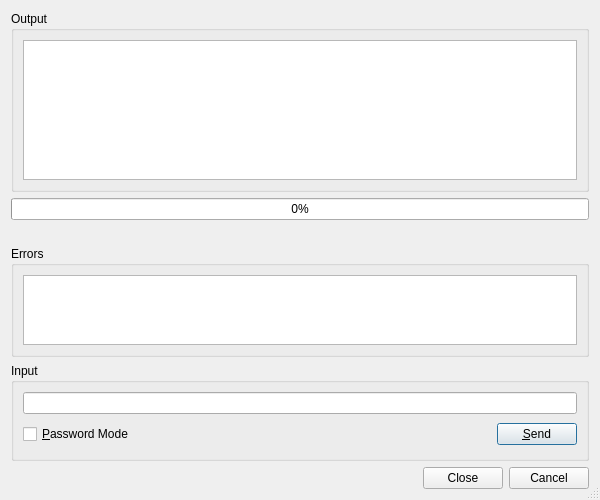
<?xml version="1.0" encoding="UTF-8"?>
<ui version="4.0">
 <class>EricProcessDialog</class>
 <widget class="QDialog" name="EricProcessDialog">
  <property name="geometry">
   <rect>
    <x>0</x>
    <y>0</y>
    <width>600</width>
    <height>500</height>
   </rect>
  </property>
  <property name="sizeGripEnabled">
   <bool>true</bool>
  </property>
  <layout class="QVBoxLayout" name="verticalLayout">
   <item>
    <widget class="QGroupBox" name="outputGroup">
     <property name="sizePolicy">
      <sizepolicy hsizetype="Preferred" vsizetype="Expanding">
       <horstretch>0</horstretch>
       <verstretch>2</verstretch>
      </sizepolicy>
     </property>
     <property name="title">
      <string>Output</string>
     </property>
     <layout class="QVBoxLayout">
      <item>
       <widget class="QTextEdit" name="resultbox">
        <property name="readOnly">
         <bool>true</bool>
        </property>
        <property name="acceptRichText">
         <bool>false</bool>
        </property>
       </widget>
      </item>
     </layout>
    </widget>
   </item>
   <item>
    <widget class="QProgressBar" name="progressBar">
     <property name="value">
      <number>0</number>
     </property>
    </widget>
   </item>
   <item>
    <widget class="QLabel" name="statusLabel"/>
   </item>
   <item>
    <widget class="QGroupBox" name="errorGroup">
     <property name="sizePolicy">
      <sizepolicy hsizetype="Preferred" vsizetype="Expanding">
       <horstretch>0</horstretch>
       <verstretch>1</verstretch>
      </sizepolicy>
     </property>
     <property name="title">
      <string>Errors</string>
     </property>
     <layout class="QVBoxLayout">
      <item>
       <widget class="QTextEdit" name="errors">
        <property name="readOnly">
         <bool>true</bool>
        </property>
        <property name="acceptRichText">
         <bool>false</bool>
        </property>
       </widget>
      </item>
     </layout>
    </widget>
   </item>
   <item>
    <widget class="QGroupBox" name="inputGroup">
     <property name="title">
      <string>Input</string>
     </property>
     <layout class="QGridLayout">
      <item row="1" column="1">
       <spacer>
        <property name="orientation">
         <enum>Qt::Horizontal</enum>
        </property>
        <property name="sizeType">
         <enum>QSizePolicy::Expanding</enum>
        </property>
        <property name="sizeHint" stdset="0">
         <size>
          <width>327</width>
          <height>29</height>
         </size>
        </property>
       </spacer>
      </item>
      <item row="1" column="2">
       <widget class="QPushButton" name="sendButton">
        <property name="toolTip">
         <string>Press to send the input to the running process</string>
        </property>
        <property name="text">
         <string>&amp;Send</string>
        </property>
        <property name="shortcut">
         <string>Alt+S</string>
        </property>
       </widget>
      </item>
      <item row="0" column="0" colspan="3">
       <widget class="QLineEdit" name="input">
        <property name="toolTip">
         <string>Enter data to be sent to the running process</string>
        </property>
        <property name="clearButtonEnabled">
         <bool>true</bool>
        </property>
       </widget>
      </item>
      <item row="1" column="0">
       <widget class="QCheckBox" name="passwordCheckBox">
        <property name="toolTip">
         <string>Select to switch the input field to password mode</string>
        </property>
        <property name="text">
         <string>&amp;Password Mode</string>
        </property>
        <property name="shortcut">
         <string>Alt+P</string>
        </property>
       </widget>
      </item>
     </layout>
    </widget>
   </item>
   <item>
    <widget class="QDialogButtonBox" name="buttonBox">
     <property name="orientation">
      <enum>Qt::Horizontal</enum>
     </property>
     <property name="standardButtons">
      <set>QDialogButtonBox::Cancel|QDialogButtonBox::Close</set>
     </property>
    </widget>
   </item>
  </layout>
 </widget>
 <pixmapfunction>qPixmapFromMimeSource</pixmapfunction>
 <tabstops>
  <tabstop>resultbox</tabstop>
  <tabstop>errors</tabstop>
  <tabstop>input</tabstop>
  <tabstop>passwordCheckBox</tabstop>
  <tabstop>sendButton</tabstop>
  <tabstop>buttonBox</tabstop>
 </tabstops>
 <resources/>
 <connections/>
</ui>
